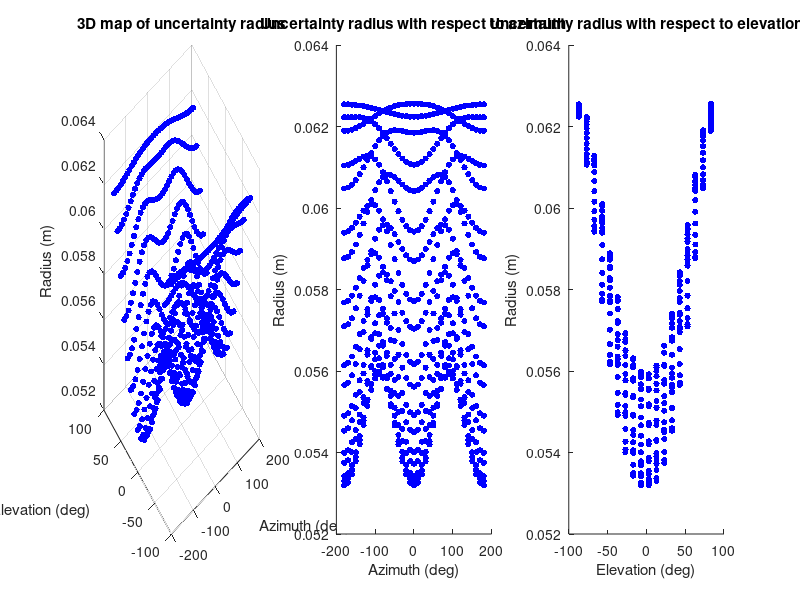

The MATLAB source for this figure:
%function [max_det, min_det, std_det, pos_max_det, pos_min_det,eig_value,eig_vector] = fisher(ri,s)
%--------------------------------------------------------------------------
% Description: For a certain sensors configuration and a known acoustic
% source positions matrix, it is calculated the Fisher Information Matrix 
% and the correspondent determinant.
%
% Note: the max obtained determinant value is correspondant to the best
% azimuth and elevation combination for which the tested sensor 
% configuration is capable of estimating its position.
%--------------------------------------------------------------------------
% Author : Paula Graça (paula.graca@fe.up.pt), June 2020
%--------------------------------------------------------------------------
clear

%------options-------------------------------------------------------------
plot_FIMdet_3view = 1; %plot fisher matrix determinant vs the azimuth and elevation
plot_FIMdet = 0; %plot fisher matrix determinant vs the azimuth and elevation
plot_eigen = 0;  %plot maximum eigen value for each position
not_function = 1;%use script not as a function(note: if 1,comment first line, 
                                                         % uncomment 'clear')
single_position = 0; %use single testing source position
%--------------------------------------------------------------------------

% Sound speed
cs = 1500;

% Absolute time of emission
t0 = 0;

if not_function == 1
    w = 0.1;
    e = sqrt(2)/2 * w;

    %Sensors' configuration [r1 r2 r3 r4];
    %r1 -> front; r2 -> left; r3 -> right; r4 -> tcop;
% ri = [0.02  0.02   0      0;
%       0     0      0.1    -0.1;
%       0.1   -0.1   0      0];
% %__B__  
% ri = [0.1  0.1   0      0;
%       0     0      0.1    -0.1;
%       0.1   -0.1   0      0];
%__C__  
ri = [0.1  0     0     0;
      0    0    -e     e;
      0    0.1  -e    -e];  
end
%--------------------------------------------------------------------------
%_____POSITIONS ARRAY TO BE TESTED_________________________________________

if single_position == 0

    % define range of azimuth
    t_azimuth_deg = -180:10:180;                 % azimuth values in degrees
    t_azimuth_rad = t_azimuth_deg * (pi/180);    % azimuth values in radians

    % define range of elevation
    t_elevation_deg = -87:10:87;                 % elevation values in degrees
    t_elevation_rad = t_elevation_deg *(pi/180); % elevation values in radians

    % save sizes of azimuth and elevation matrix 
    [rownum,n_samples_azimuth] = size(t_azimuth_rad);     %number of azimuth_positions
    [rownum,n_samples_elevation] = size(t_elevation_rad); %number of elevation_positions

    %--------------------------------------------------------------------------
    norm_s = [100]; % norm values to be tested (row)
    count = 1;      % size of vector s +1 
    count_sph = 1;  % size of vector spherical +1

    [rownum,n_samples_norm] = size(norm_s); %number of norm values to compute

    %Loops: for each norm value      (in 'norm'), 
    %       for each elevation value (in 't_elevation_rad'/'t_elevation_deg'),
    %       for all azimuth values   (in 't_azimuth_rad'/'t_azimuth_deg')
    %           save all combination of [azimuth; elevation; norm] in:
    %               - cartesian coordinates in 's' 
    %               - spherical coordinates in 'spherical'
    for n = 1:n_samples_norm
        for i = 1:n_samples_elevation
            for k = 1:n_samples_azimuth

                % convert spherical to cartesian coordinates
                [x, y, z] = sph2cart(t_azimuth_rad(k), t_elevation_rad(i), norm_s);

                % accumulate cartesian coordinates in matrix's collumns
                s(:,count) = [x,y,z]'; 
                count = count+1;

                % accumulate spherical coordinates in matrix's collumns
                spherical(:,count_sph) = [t_azimuth_deg(k),t_elevation_deg(i), norm_s]';
                count_sph = count_sph + 1;

            end
        end
    end
else
    %s=[1000;0;-1000]; 
    %s=[1000.00133965043;-0.239395036515780;-100.136022502969];
end
[rownum,length_s] = size(s); %number of samples to compute

%--------------------------------------------------------------------------
%_____FISHER INFORMATION MATRIX CALCULATION________________________________

%Loop: runs all positions to be tested (vector s)
for i=1:length_s
    
    ti = zeros(4,1); %initialize TOA vector
    for k=1:4
        % times of arrival from the source to the 4 hydrophones
        ti(k) = t0 + norm(ri(:,k) - s(:,i)) / cs;
    end
    
    %vector that conects each sensor to the acoustic source

    d1 = ri(:,1) - s(:,i);
    d2 = ri(:,2) - s(:,i);
    d3 = ri(:,3) - s(:,i);
    d4 = ri(:,4) - s(:,i);
    
    d1_norm = ti(1)*cs;
    d2_norm = ti(2)*cs;
    d3_norm = ti(3)*cs;
    d4_norm = ti(4)*cs;

    %first collumn of Jacobian matrix
%     col_jacob1 = (d1')/norm(d1);
%     col_jacob2 = (d2')/norm(d2);
%     col_jacob3 = (d3')/norm(d3);
%     col_jacob4 = (d4')/norm(d4);
    col_jacob1 = (d1')/d1_norm;
    col_jacob2 = (d2')/d2_norm;
    col_jacob3 = (d3')/d3_norm;
    col_jacob4 = (d4')/d4_norm;

    %jacobian matrix
    jacob = (1/cs) * [col_jacob1;
                      col_jacob2;
                      col_jacob3;
                      col_jacob4];

    %transposed jacobian matrix
    jacob_tran = jacob';

    %variance value
    dev = 0.5e-6;%(4*6e-3/1500); 5e-7

    %covariance matrix
    covariance = [1/(dev^2) 0 0 0;
                  0 1/(dev^2) 0 0;
                  0 0 1/(dev^2) 0;
                  0 0 0 1/(dev^2)];

    %Fisher Information Matrix (FIM)
    fisher_info = jacob_tran*covariance*jacob;
    
    %confirmation matrix
%   fisher_info = (1/cs^2)*(1/var^2)*((d1*d1'/norm(d1)^2) + ...
%                                     (d2*d2'/norm(d2)^2) + ...
%                                     (d3*d3'/norm(d3)^2) + ...
%                                     (d4*d4'/norm(d4)^ 2));
    
    %------------------------------------------------------
    % D optimality - minimum determinant of inverse of information matrix
    %determinant of FIM
    %for each position, it plots the sphere radius of the deviation error
    %(considers that the deviation standard is a sphere and not a elipsoid)
    determinant_fisher(i) = det(fisher_info^(-1))^(1/6);
    %determinant_fisher(i) = det(fisher_info^(-1));
    eig_vector = zeros(3,3);
%     %------------------------------------------------------
%     % E optimality - maximizes the minimum eigenvalue of the information matrix
%     % eigen values of the inverted fisher matrix gives the deviation error
%     % in each axis of the elipsoid.
%     %(max eigen value is the max deviation which corresponds to a specific axis)
%     %eig_value(:,i) = eig(fisher_info^(-1));
%     [eig_vector,eig_value] = eig(fisher_info^(-1));
%     eigen_fisher(i) = max(eig_value(:,i))^.5;
%     
%     %eig_value(:,i) = eig(fisher_info);
%     %eigen_fisher(i) = min(eig_value(:,i));
%     
%     %------------------------------------------------------
%     % A optimality - minimum trace of the inverse fisher matrix
%     inv_fisher_info = fisher_info^(-1);
%     trace_inf_A = 0;
%     [n_rows,n_col] = size(inv_fisher_info);
%     for i = 1:n_rows
%         diag_opposite(i) = inv_fisher_info(i,n_col-i+1);
%         trace_inf_A = trace_inf_A + diag_opposite(i);
%     end
%     
%     %------------------------------------------------------
%     % T optimality - max trace of the fisher matrix
%     trace_inf_T = 0;
%     [n_rows,n_col] = size(fisher_info);
%     for i = 1:n_rows
%         diag_opposite(i) = fisher_info(i,n_col-i+1);
%         trace_inf_T = trace_inf_T + diag_opposite(i);
%     end
%     
%     %------------------------------------------------------
%     % G optimality
%     fisher_info = s'.* fisher_info^(-1) .* s;
%     g_optimal_diagonal = diag(fisher_info);
%     g_optimal_max = max(g_optimal_diagonal);
    
end 

%---------------------------------------------
%----VOLUME SPHERE----------------------------
% us_volume = (4/3)*pi*determinant_fisher^3;
% determinant_fisher = us_volume;
%---------------------------------------------
%---------------------------------------------

%---------------------------------------------
%----VOLUME ELLIPSOID----------------------------
% ue_volume = (4/3)*pi*eig_value(1,1)*eig_value(2,1)*eig_value(3,1);
% determinant_fisher = ue_volume;
%---------------------------------------------
%---------------------------------------------

%eig_value_tot = eig_value(1,1) + eig_value(2,1) + eig_value(3,1);

[max_det,ind_max_det] = max(determinant_fisher); %max radius of sphere
[min_det,ind_min_det] = min(determinant_fisher); %min radius of sphere
std_det = std(determinant_fisher); %standard deviation


if single_position == 0
    pos_max_det = spherical(:,ind_max_det);
    pos_min_det = spherical(:,ind_min_det);
else
    pos_max_det = NaN;
    pos_min_det = NaN;
end

%************************** PLOT OPTIONS **********************************
if plot_FIMdet == 1 && single_position == 0
    figure(1)
    
    % 3D (azimuth,elevation, determinant_fisher)
    scatter3(spherical(1,:),spherical(2,:),determinant_fisher,40,'g','filled')

    title('Uncertainty of Estimation (determinant)');
    xlabel('Azimuth (deg)');
    ylabel('Elevation (deg)');
    zlabel('Radius (m)');
end

if plot_FIMdet_3view == 1 && single_position == 0
    f_fim = figure;
    
    % 3D (azimuth,elevation, determinant_fisher)
    subplot(1,3,1)
    scatter3(spherical(1,:),spherical(2,:),determinant_fisher,20,'b','filled')

    title('3D map of uncertainty radius');
    xlabel('Azimuth (deg)');
    ylabel('Elevation (deg)');
    zlabel('Radius (m)');

    hold on
    
    % 2D (azimuth, determinant_fisher)
    subplot(1,3,2)
    scatter(spherical(1,:),determinant_fisher,20,'b','filled');
    title('Uncertainty radius with respect to azimuth');
    xlabel('Azimuth (deg)');
    ylabel('Radius (m)');

    hold on
    
    % 2D (elevation, determinant_fisher)
    subplot(1,3,3)
     scatter(spherical(2,:),determinant_fisher,20,'b','filled');
     title('Uncertainty radius with respect to elevation');
     xlabel('Elevation (deg)');
     ylabel( 'Radius (m)');
     
    set(gcf, 'Units', 'Normalized', 'OuterPosition', [0, 1, 0.9, 0.6]);
    
    %saveas(f_fim,'plots/plot-FIM-allpos-norm100-A','jpg')
end

if plot_eigen == 1 && single_position == 0
    figure(2)
    
    scatter3(spherical(1,:),spherical(2,:),eigen_fisher,40,'g','filled')

    title('Uncertainty of Estimation (eigen)');
    xlabel('Azimuth (deg)');
    ylabel('Elevation (deg)');
    zlabel('Maximum length of axis (m)');
    
end
%end
